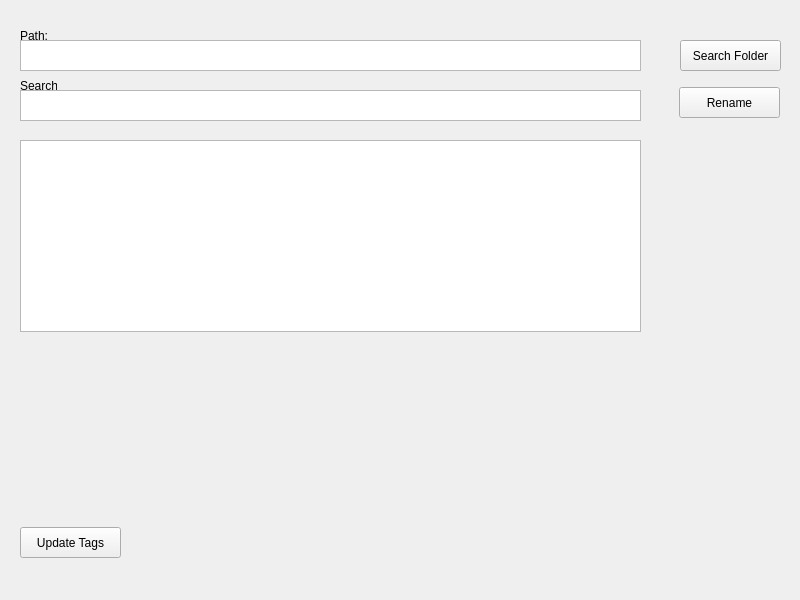
<?xml version="1.0" encoding="UTF-8"?>
<ui version="4.0">
 <class>Widget</class>
 <widget class="QWidget" name="Widget">
  <property name="geometry">
   <rect>
    <x>0</x>
    <y>0</y>
    <width>800</width>
    <height>600</height>
   </rect>
  </property>
  <property name="windowTitle">
   <string>Lewd Watcher</string>
  </property>
  <widget class="QPushButton" name="bSearchFolder">
   <property name="geometry">
    <rect>
     <x>680</x>
     <y>40</y>
     <width>101</width>
     <height>31</height>
    </rect>
   </property>
   <property name="text">
    <string>Search Folder</string>
   </property>
   <property name="autoDefault">
    <bool>false</bool>
   </property>
   <property name="flat">
    <bool>false</bool>
   </property>
  </widget>
  <widget class="QTextEdit" name="textEdit_2">
   <property name="geometry">
    <rect>
     <x>20</x>
     <y>90</y>
     <width>621</width>
     <height>31</height>
    </rect>
   </property>
  </widget>
  <widget class="QTextEdit" name="textEdit">
   <property name="geometry">
    <rect>
     <x>20</x>
     <y>40</y>
     <width>621</width>
     <height>31</height>
    </rect>
   </property>
   <property name="readOnly">
    <bool>true</bool>
   </property>
  </widget>
  <widget class="QPushButton" name="bUpdateTags">
   <property name="geometry">
    <rect>
     <x>20</x>
     <y>527</y>
     <width>101</width>
     <height>31</height>
    </rect>
   </property>
   <property name="text">
    <string>Update Tags</string>
   </property>
  </widget>
  <widget class="QLabel" name="label">
   <property name="geometry">
    <rect>
     <x>20</x>
     <y>30</y>
     <width>37</width>
     <height>12</height>
    </rect>
   </property>
   <property name="text">
    <string>Path:</string>
   </property>
  </widget>
  <widget class="QLabel" name="label_2">
   <property name="geometry">
    <rect>
     <x>20</x>
     <y>80</y>
     <width>37</width>
     <height>12</height>
    </rect>
   </property>
   <property name="text">
    <string>Search:</string>
   </property>
  </widget>
  <widget class="QListView" name="listView">
   <property name="geometry">
    <rect>
     <x>20</x>
     <y>140</y>
     <width>621</width>
     <height>192</height>
    </rect>
   </property>
  </widget>
  <widget class="QPushButton" name="bRename">
   <property name="geometry">
    <rect>
     <x>679</x>
     <y>87</y>
     <width>101</width>
     <height>31</height>
    </rect>
   </property>
   <property name="text">
    <string>Rename</string>
   </property>
  </widget>
  <widget class="QLabel" name="lOutput">
   <property name="geometry">
    <rect>
     <x>20</x>
     <y>570</y>
     <width>751</width>
     <height>16</height>
    </rect>
   </property>
   <property name="text">
    <string/>
   </property>
  </widget>
 </widget>
 <resources/>
 <connections/>
</ui>
